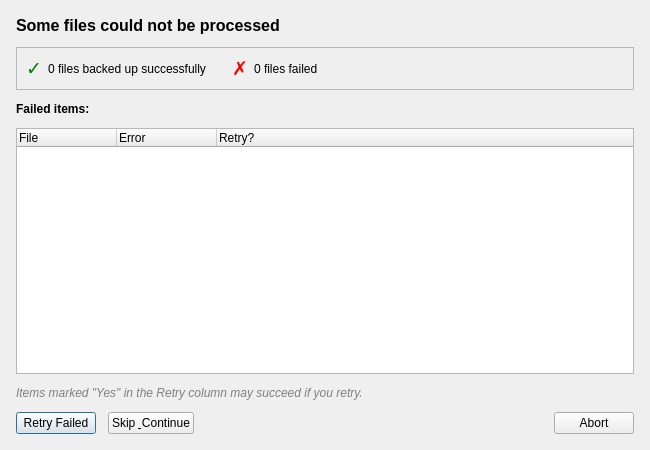
<?xml version="1.0" encoding="UTF-8"?>
<ui version="4.0">
 <class>RecoveryDialog</class>
 <widget class="QDialog" name="RecoveryDialog">
  <property name="geometry">
   <rect>
    <x>0</x>
    <y>0</y>
    <width>650</width>
    <height>450</height>
   </rect>
  </property>
  <property name="windowTitle">
   <string>Operation Interrupted</string>
  </property>
  <property name="modal">
   <bool>true</bool>
  </property>
  <layout class="QVBoxLayout" name="mainLayout">
   <property name="spacing">
    <number>12</number>
   </property>
   <property name="leftMargin">
    <number>16</number>
   </property>
   <property name="topMargin">
    <number>16</number>
   </property>
   <property name="rightMargin">
    <number>16</number>
   </property>
   <property name="bottomMargin">
    <number>16</number>
   </property>
   <item>
    <widget class="QLabel" name="titleLabel">
     <property name="text">
      <string>Some files could not be processed</string>
     </property>
     <property name="font">
      <font>
       <pointsize>12</pointsize>
       <bold>true</bold>
      </font>
     </property>
    </widget>
   </item>
   <item>
    <widget class="QFrame" name="summaryFrame">
     <property name="frameShape">
      <enum>QFrame::StyledPanel</enum>
     </property>
     <property name="frameShadow">
      <enum>QFrame::Raised</enum>
     </property>
     <layout class="QHBoxLayout" name="summaryLayout">
      <item>
       <widget class="QLabel" name="successIcon">
        <property name="text">
         <string>✓</string>
        </property>
        <property name="font">
         <font>
          <pointsize>14</pointsize>
         </font>
        </property>
        <property name="styleSheet">
         <string>color: green;</string>
        </property>
       </widget>
      </item>
      <item>
       <widget class="QLabel" name="successCountLabel">
        <property name="text">
         <string>0 files backed up successfully</string>
        </property>
       </widget>
      </item>
      <item>
       <spacer name="horizontalSpacer">
        <property name="orientation">
         <enum>Qt::Horizontal</enum>
        </property>
        <property name="sizeType">
         <enum>QSizePolicy::Fixed</enum>
        </property>
        <property name="sizeHint" stdset="0">
         <size>
          <width>20</width>
          <height>20</height>
         </size>
        </property>
       </spacer>
      </item>
      <item>
       <widget class="QLabel" name="failedIcon">
        <property name="text">
         <string>✗</string>
        </property>
        <property name="font">
         <font>
          <pointsize>14</pointsize>
         </font>
        </property>
        <property name="styleSheet">
         <string>color: red;</string>
        </property>
       </widget>
      </item>
      <item>
       <widget class="QLabel" name="failedCountLabel">
        <property name="text">
         <string>0 files failed</string>
        </property>
       </widget>
      </item>
      <item>
       <spacer name="horizontalSpacer2">
        <property name="orientation">
         <enum>Qt::Horizontal</enum>
        </property>
        <property name="sizeHint" stdset="0">
         <size>
          <width>40</width>
          <height>20</height>
         </size>
        </property>
       </spacer>
      </item>
     </layout>
    </widget>
   </item>
   <item>
    <widget class="QLabel" name="failedLabel">
     <property name="text">
      <string>Failed items:</string>
     </property>
     <property name="font">
      <font>
       <bold>true</bold>
      </font>
     </property>
    </widget>
   </item>
   <item>
    <widget class="QTreeWidget" name="failedItemsTree">
     <property name="alternatingRowColors">
      <bool>true</bool>
     </property>
     <property name="rootIsDecorated">
      <bool>false</bool>
     </property>
     <property name="uniformRowHeights">
      <bool>true</bool>
     </property>
     <property name="columnCount">
      <number>3</number>
     </property>
     <attribute name="headerStretchLastSection">
      <bool>true</bool>
     </attribute>
     <column>
      <property name="text">
       <string>File</string>
      </property>
      <property name="width">
       <number>250</number>
      </property>
     </column>
     <column>
      <property name="text">
       <string>Error</string>
      </property>
      <property name="width">
       <number>300</number>
      </property>
     </column>
     <column>
      <property name="text">
       <string>Retry?</string>
      </property>
      <property name="width">
       <number>60</number>
      </property>
     </column>
    </widget>
   </item>
   <item>
    <widget class="QLabel" name="retryInfoLabel">
     <property name="text">
      <string>Items marked "Yes" in the Retry column may succeed if you retry.</string>
     </property>
     <property name="wordWrap">
      <bool>true</bool>
     </property>
     <property name="styleSheet">
      <string>color: gray; font-style: italic;</string>
     </property>
    </widget>
   </item>
   <item>
    <layout class="QHBoxLayout" name="buttonLayout">
     <item>
      <widget class="QPushButton" name="retryFailedBtn">
       <property name="text">
        <string>Retry Failed</string>
       </property>
       <property name="toolTip">
        <string>Retry all items that might succeed on retry</string>
       </property>
      </widget>
     </item>
     <item>
      <widget class="QPushButton" name="continueBtn">
       <property name="text">
        <string>Skip &amp; Continue</string>
       </property>
       <property name="toolTip">
        <string>Skip failed items and continue with the operation</string>
       </property>
      </widget>
     </item>
     <item>
      <spacer name="buttonSpacer">
       <property name="orientation">
        <enum>Qt::Horizontal</enum>
       </property>
       <property name="sizeHint" stdset="0">
        <size>
         <width>40</width>
         <height>20</height>
        </size>
       </property>
      </spacer>
     </item>
     <item>
      <widget class="QPushButton" name="abortBtn">
       <property name="text">
        <string>Abort</string>
       </property>
       <property name="toolTip">
        <string>Stop the operation and discard any remaining items</string>
       </property>
      </widget>
     </item>
    </layout>
   </item>
  </layout>
 </widget>
 <resources/>
 <connections/>
</ui>
